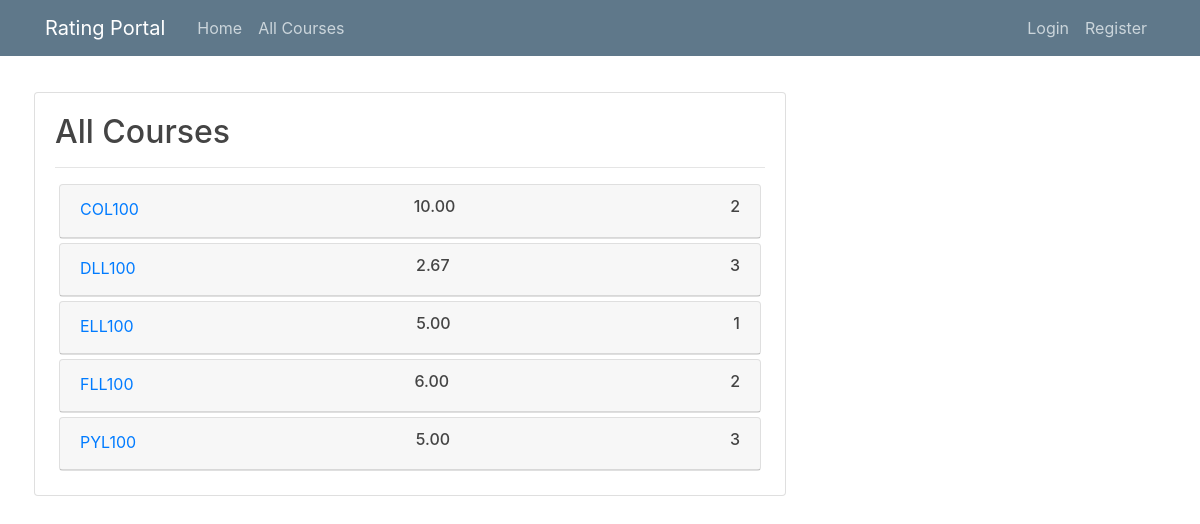
/course/, run on an earlier commit of the app's database.
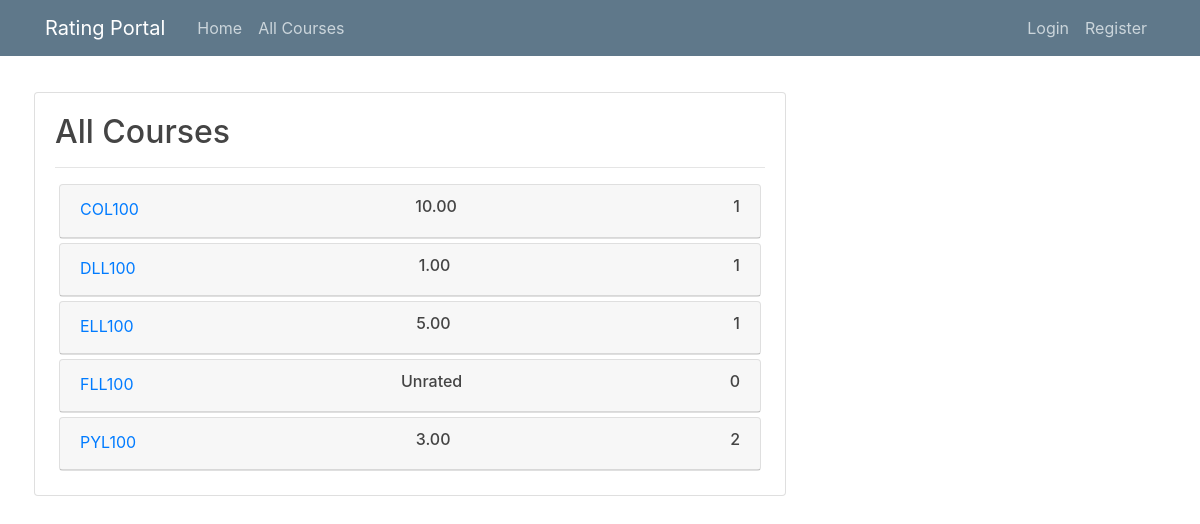
And on a later commit of the database.
### courses/models.py (models this page shows)
class Course(models.Model):
    courseName = models.CharField(max_length=120)
    rating = models.DecimalField(decimal_places=2,max_digits=4)
    noOfReviews = models.IntegerField()
    class Meta:
        ordering = ['courseName']

### courses/views.py (the view)
# urls.py: path("course/", courseViews.courseListView, name="courseList"),
def courseListView(request):
    recheckAllRatings()
    courseList = getAllOf("courses")
    return render(request, "courses/courseList.html", {"list": courseList})

### courses/views.py (called while the page is built)
def recheckAllRatings():
    courseList = getAllOf("courses")
    reviews = getAllOf("review")
    results = {}
    for review in reviews:
        try:
            results[review.courseName][0] += review.score
            results[review.courseName][1] += 1
        except:
            results[review.courseName] = [review.score, 1]
    for course in courseList:
        try:
            result = results[course.courseName]
        except:
            course.rating = -1
            course.noOfReviews = 0
            course.save()
            continue
        course.rating = round(result[0] / result[1], 2)
        course.noOfReviews = result[1]
        course.save()

def getAllOf(name):
    if name == "review":
        return Review.objects.all()
    elif name == "courses":
        return Course.objects.all()

### courses/templates/courses/courseList.html (shortened to what this page needs)
{% extends "users/base.html" %}
{% block content %}
  <div class="card-body">
      <h2>All Courses</h2>
      <hr>
      {% for course in list %}
        <div class="card m-1">
            <div class="card-header">
                <div class="d-flex justify-content-between">
                    <a class = "card-link" href="{{course.courseName}}">
                        {{course.courseName}}
                    </a>
                    <h6>
                        {% if course.rating != -1 %}
                        {{course.rating}}
                        {%else%}
                        Unrated
                        {% endif %}
                    </h6>
                    <h6>
                        {{course.noOfReviews}}
                    </h6>
                </div>
            </div>
        </div>
      {% endfor %}
  </div>
{% endblock content %}

What changed in the data, as far as the page shows it:
changed Course "COL100": noOfReviews "2" → "1"
changed Course "DLL100": rating "2.67" → "1.00"; noOfReviews "3" → "1"
changed Course "FLL100": noOfReviews "2" → "0"; rating "6.00" → (not shown); now shows "Unrated"
changed Course "PYL100": rating "5.00" → "3.00"; noOfReviews "3" → "2"
